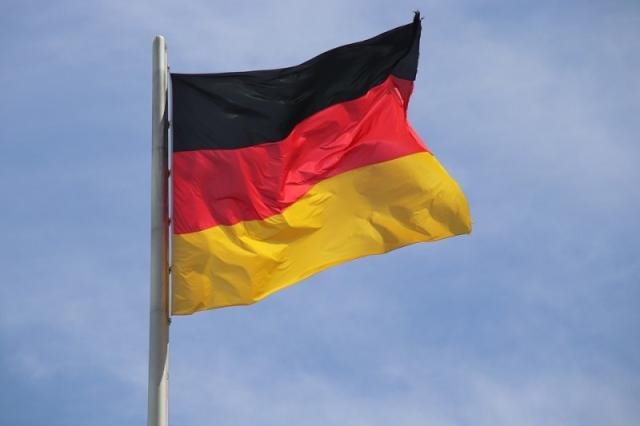
#> input picture Homework2/2.replace_color/gem_flag.jpg, 640 x 426 px
$ python replace_color.py
#> lines starting #> are read from the running program, lines starting #| are printed output that depends on the picture
#!/usr/bin/env python
# -*- coding: UTF-8 -*-

import cv2

img_bgr = cv2.imread("./gem_flag.jpg", 1)
#> img_bgr is the input picture: shape (426, 640, 3); mean B, G, R 164, 143.8, 141.9

cv2.imshow("flag", img_bgr)

rows, cols, _ = img_bgr.shape
#> rows = 426; cols = 640

for r in range(rows):
    for c in range(cols):
        if img_bgr[r][c][0] < 60 and img_bgr[r][c][1] < 60 and img_bgr[r][c][2] < 60:
            img_bgr[r][c][0] += 200
            img_bgr[r][c][1] += 200
            img_bgr[r][c][2] += 200

        if img_bgr[r][c][0] < 140 and img_bgr[r][c][1] < 100 and img_bgr[r][c][2] > 140:
            img_bgr[r][c][0] = 255
            img_bgr[r][c][1] = 0
            img_bgr[r][c][2] = 0

        if 0 < img_bgr[r][c][0] < 100 and 100 < img_bgr[r][c][1] < 220 and img_bgr[r][c][2] > 130:
            img_bgr[r][c][0] = 0
            img_bgr[r][c][1] = 0
            img_bgr[r][c][2] = 255
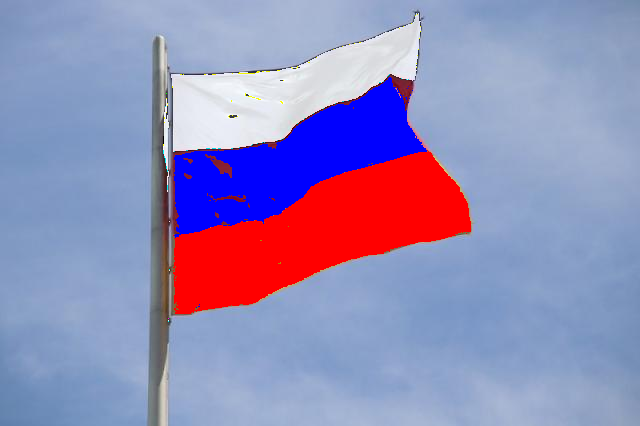
#> img_bgr: shape (426, 640, 3); mean B, G, R 184.6, 139.7, 146.9

cv2.imshow("replace_color", img_bgr)

cv2.waitKey(0)
